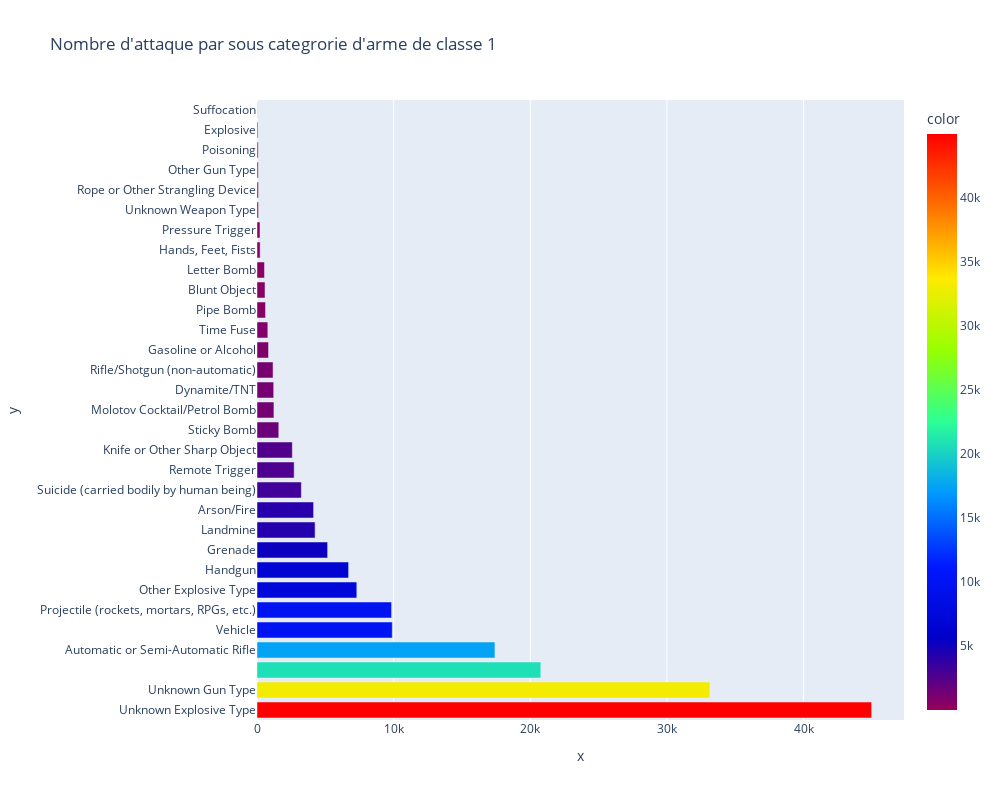

Notebook cell for this chart:
### Code cell
countsSub1 = cleaned_data['weapsubtype1_txt'].value_counts()
fig = px.bar(cleaned_data, x=countsSub1.values, y=countsSub1.index, height=800, width=1000,color=countsSub1.values,color_continuous_scale=px.colors.sequential.Rainbow, orientation='h', title="Nombre d'attaque par sous categrorie d'arme de classe 1")
fig.show()

### Figure 1 — Plotly figure (JSON) as saved in the notebook; plotly's stock layout.template omitted (floating-point values rounded to 4 significant figures)
{"data": [{"alignmentgroup": "True", "hovertemplate": "x=%{x}<br>y=%{y}<br>color=%{marker.color}<extra></extra>", "legendgroup": "", "marker": {"color": [44980, 33137, 20768, 17412, 9900, 9848, 7304, 6704, 5167, 4251, 4141, 3245, 2719, 2585, 1594, 1239, 1222, 1175, 844, 792, 625, 587, 548, 231, 219, 107, 103, 86, 83, 65, 10], "coloraxis": "coloraxis", "pattern": {"shape": ""}}, "name": "", "offsetgroup": "", "orientation": "h", "showlegend": false, "textposition": "auto", "type": "bar", "x": [44980, 33137, 20768, 17412, 9900, 9848, 7304, 6704, 5167, 4251, 4141, 3245, 2719, 2585, 1594, 1239, 1222, 1175, 844, 792, 625, 587, 548, 231, 219, 107, 103, 86, 83, 65, 10], "xaxis": "x", "y": ["Unknown Explosive Type", "Unknown Gun Type", " ", "Automatic or Semi-Automatic Rifle", "Vehicle", "Projectile (rockets, mortars, RPGs, etc.)", "Other Explosive Type", "Handgun", "Grenade", "Landmine", "Arson/Fire", "Suicide (carried bodily by human being)", "Remote Trigger", "Knife or Other Sharp Object", "Sticky Bomb", "Molotov Cocktail/Petrol Bomb", "Dynamite/TNT", "Rifle/Shotgun (non-automatic)", "Gasoline or Alcohol", "Time Fuse", "Pipe Bomb", "Blunt Object", "Letter Bomb", "Hands, Feet, Fists", "Pressure Trigger", "Unknown Weapon Type", "Rope or Other Strangling Device", "Other Gun Type", "Poisoning", "Explosive", "Suffocation"], "yaxis": "y"}], "layout": {"barmode": "relative", "coloraxis": {"colorbar": {"title": {"text": "color"}}, "colorscale": [[0, "rgb(150,0,90)"], [0.125, "rgb(0,0,200)"], [0.25, "rgb(0,25,255)"], [0.375, "rgb(0,152,255)"], [0.5, "rgb(44,255,150)"], [0.625, "rgb(151,255,0)"], [0.75, "rgb(255,234,0)"], [0.875, "rgb(255,111,0)"], [1, "rgb(255,0,0)"]]}, "height": 800, "legend": {"tracegroupgap": 0}, "title": {"text": "Nombre d'attaque par sous categrorie d'arme de classe 1"}, "width": 1000, "xaxis": {"anchor": "y", "domain": [0, 1], "title": {"text": "x"}}, "yaxis": {"anchor": "x", "domain": [0, 1], "title": {"text": "y"}}}}
